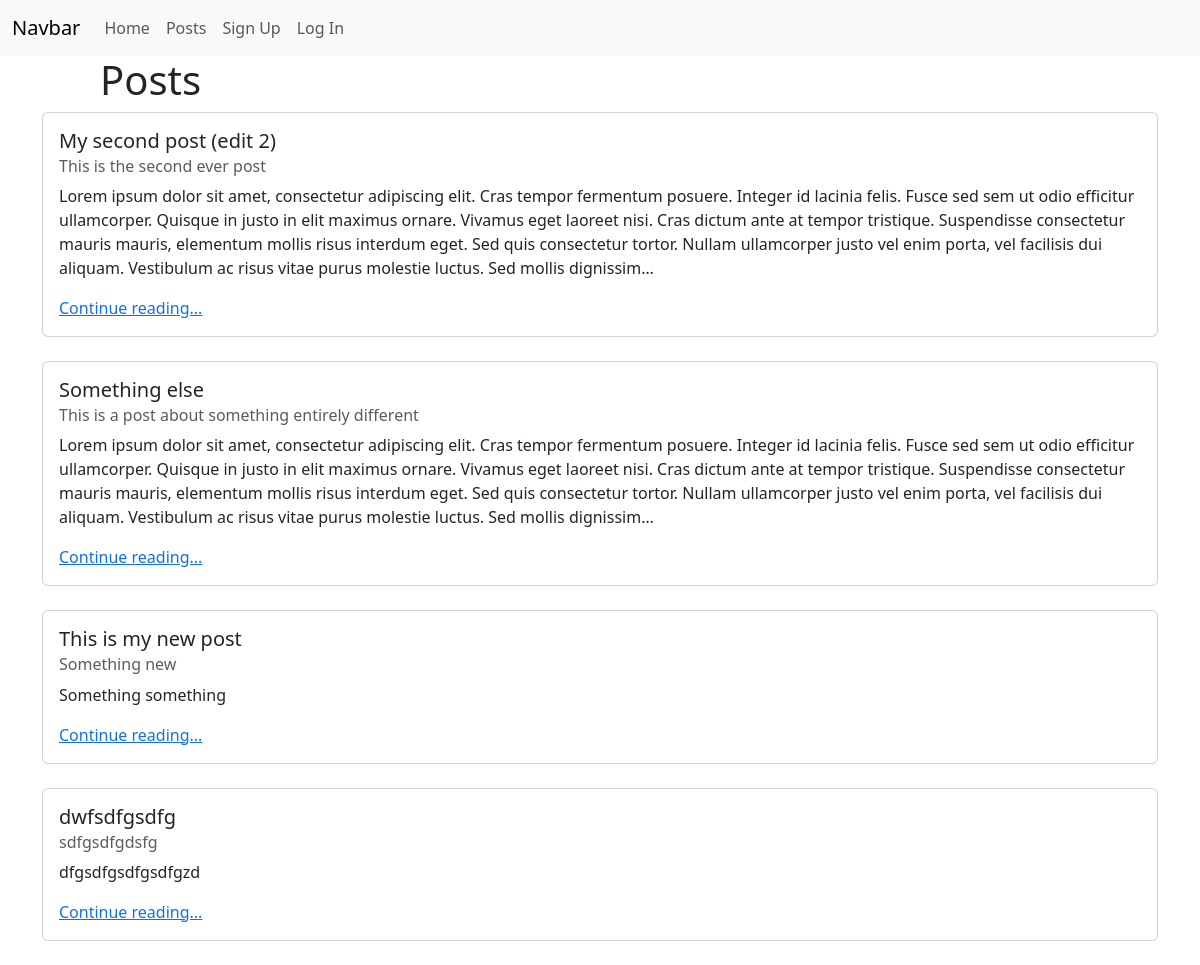
/posts/, run on the app's committed database.
### posts/models.py (models this page shows, shortened)
class Post(models.Model):
    title = models.CharField(max_length=128)
    subtitle = models.CharField(max_length=256)
    body = models.TextField()
    author = models.ForeignKey(
        get_user_model(),
        on_delete=models.CASCADE
    )
    created_on = models.DateTimeField(auto_now_add=True)

### posts/views.py (the view)
# urls.py: path("", views.PostListView.as_view(), name="list"),
class PostListView(ListView):
    template_name = "posts/list.html"
    model = Post

### templates/posts/list.html (shortened to what this page needs)
{% extends 'base.html' %}
{% block content %}
<div class="offset-md-1"><h1>Posts</h1></div>
{% for post in post_list %}
<div class="container">
    <div class="card">
      <div class="card-body">
        <h5 class="card-title">{{ post.title }}</h5>
        <h6 class="card-subtitle mb-2 text-body-secondary">{{ post.subtitle }}</h6>
        <p class="card-text">{{ post.body|truncatechars:512 }}</p>
        <a href="{% url 'detail' post.id %}" class="card-link">Continue reading...</a>
      </div>
    </div>
</div>
<br />
{% endfor %}
{% endblock content %}

### templates/base.html (shortened to what this page needs)
{% load static %}
<html>
    <head>
    <link
        href="https://cdn.jsdelivr.net/npm/bootstrap@5.3.0/dist/css/bootstrap.min.css"
        rel="stylesheet"
>
    <link href="{% static 'css/base.css' %}" rel="stylesheet">
    </head>
    <body>
    <nav class="navbar navbar-expand-lg bg-body-tertiary">
        <div class="container-fluid">
            <a class="navbar-brand" href="{% url 'home' %}">Navbar</a>
            <div class="collapse navbar-collapse" id="navbarNavAltMarkup">
            <div class="navbar-nav">
                <a class="nav-link" href="{% url 'home' %}">Home</a>
                <a class="nav-link" href="{% url 'list' %}">Posts</a>
                {% if user.is_authenticated %}
                    <a class="nav-link" href="{% url 'new' %}">New Post</a>
                    <a class="nav-link" href="{% url 'password_change' %}">Change Password</a>
                    <a class="nav-link" href="{% url 'logout' %}">Log Out</a>
                {% else %}
                    <a class="nav-link" href="{% url 'signup' %}">Sign Up</a>
                    <a class="nav-link" href="{% url 'login' %}">Log In</a>
                {% endif %}
            </div>
            </div>
        </div>
    </nav>
    {% block content %}{% endblock content %}
    </body>
</html>

### data on the page
Post: title "My second post (edit 2)", subtitle "This is the second ever post", body "Lorem ipsum dolor sit amet, consectetur adipiscing elit. Cras tempor fermentum posuere. Integer id lacinia felis. Fusce sed sem ut odio efficitur ullamcorper. Quisque in justo in elit maximus ornare. Vivamus eget laoreet nisi. Cras dictum ante at tempor tristique. Suspendisse consectetur mauris mauris, elementum mollis risus interdum eget. Sed quis consectetur tortor. Nullam ullamcorper justo vel enim porta, vel facilisis dui aliquam. Vestibulum ac risus vitae purus molestie luctus. Sed mollis dignissim…"
Post: title "Something else", subtitle "This is a post about something entirely different", body "Lorem ipsum dolor sit amet, consectetur adipiscing elit. Cras tempor fermentum posuere. Integer id lacinia felis. Fusce sed sem ut odio efficitur ullamcorper. Quisque in justo in elit maximus ornare. Vivamus eget laoreet nisi. Cras dictum ante at tempor tristique. Suspendisse consectetur mauris mauris, elementum mollis risus interdum eget. Sed quis consectetur tortor. Nullam ullamcorper justo vel enim porta, vel facilisis dui aliquam. Vestibulum ac risus vitae purus molestie luctus. Sed mollis dignissim…"
Post: title "This is my new post", subtitle "Something new", body "Something something"
Post: title "dwfsdfgsdfg", subtitle "sdfgsdfgdsfg", body "dfgsdfgsdfgsdfgzd"
